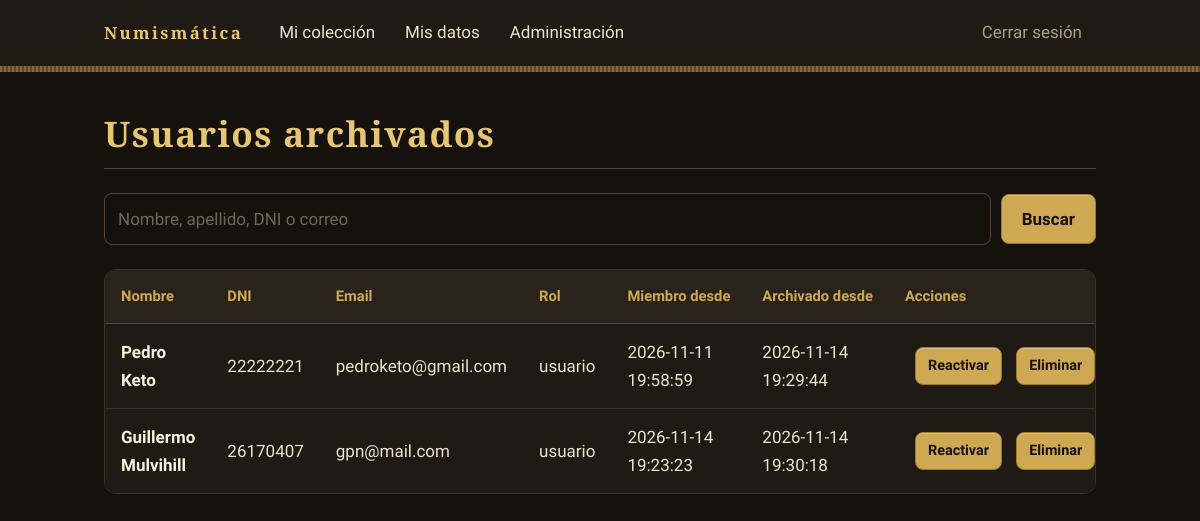
Screenshot of /usuarios_archivados.php (signed in) with the database file from the repository.
### tables this page shows
CREATE TABLE `usuarios` (
  `id` int(10) UNSIGNED NOT NULL,
  `nombre` varchar(80) NOT NULL,
  `apellido` varchar(80) NOT NULL,
  `dni` varchar(20) NOT NULL,
  `email` varchar(254) NOT NULL,
  `password` varchar(255) NOT NULL,
  `rol` varchar(20) NOT NULL DEFAULT 'usuario',
  `fecha_creacion` datetime NOT NULL DEFAULT current_timestamp(),
  `fecha_archivado` datetime DEFAULT NULL
);

### funciones.php (called while the page is built)
<?php
function escapar(string $valor): string {
return htmlspecialchars($valor, ENT_QUOTES, 'UTF-8');
}

### usuarios_archivados.php (the view, shortened to what this page needs)
<?php
require_once __DIR__. "/conexion.php";
require_once __DIR__. "/funciones.php";
$usuarios = [];
$buscar = trim($_GET['buscar'] ?? '');
$parametros = [];
try {
    $sql = 'SELECT id, nombre, apellido, dni, email, rol, fecha_creacion, fecha_archivado FROM usuarios WHERE fecha_archivado is not NULL';
    $sql .= ' ORDER BY apellido, nombre';
$stmt = $conexionbd->prepare($sql);
$stmt->execute($parametros);
$usuarios = $stmt->fetchAll();
}catch (PDOException $e){
    error_log($e->getMessage());
    $error = 'No se pudo cargar el listado de usuarios.';
}
?>
<!DOCTYPE html>
<html lang="es">
<head>
    <link rel="stylesheet" href="style.css">
</head>
<body>
    <nav>
        <ul>
            <li><a href="panel.php">Mi colección</a></li>
            <li><a href="mis_datos.php">Mis datos</a></li>
            <?php if ($_SESSION['usuario_rol'] === 'admin'): ?>
                <li><a href="admin_usuarios.php">Administración</a></li>
            <?php endif; ?>
            <li><a href="logout.php">Cerrar sesión</a></li>
        </ul>
    </nav>
<main>
    <h1>Usuarios archivados</h1>
    <form method="GET" action="usuarios_archivados.php" class="buscador">
    <input type="search" name="buscar" maxlength="100" placeholder="Nombre, apellido, DNI o correo" value="<?= escapar($buscar) ?>">
    <button type="submit">Buscar</button>
    </form>
    <?php if (empty($usuarios)): ?>
        <p>No se encontraron usuarios para: "<?= escapar($buscar) ?>"</p>
    <?php else: ?>
    <div class="table-scroll">
        <table class="table">
            <thead>
            <tr>
                <th>Nombre</th>
                <th>DNI</th>
                <th>Email</th>
                <th>Rol</th>
                <th>Miembro desde</th>
                <th>Archivado desde</th>
                <th>Acciones</th>
            </tr>
            </thead>
            <tbody>
            <?php foreach ($usuarios as $user): ?>
            <tr>
                <td><?= escapar($user['nombre']), " ", escapar($user['apellido']) ?></td>
                <td><?= escapar($user['dni']) ?></td>
                <td><?= escapar($user['email']) ?></td>
                <td><?= escapar($user['rol']) ?></td>
                <td><?= escapar($user['fecha_creacion']) ?></td>
                <td><?= escapar($user['fecha_archivado']) ?></td>
                <td>
                    <form method="POST" action="usuarios_reactivar.php" onsubmit="return confirm('Reactivar este usuario?');" class="peligro">
                        <button type="submit">Reactivar</button>
                    </form>
                    <form method="POST" action="usuarios_eliminar.php" onsubmit="return confirm('Eliminar este usuario permanentemente?');" class="peligro">
                        <button type="submit">Eliminar</button>
                    </form>
                </td>
            </tr>
            <?php endforeach; ?>
            </tbody>
        </table>
    </div>
    <?php endif; ?>
</main>
</body>
</html>

### style.css (style rules this page uses)
:root { color-scheme: dark; --fondo: #15120e; --superficie: #1f1a14; --superficie-2: #2a231b; --borde: #3a3126; --borde-fuerte: #54463a; --texto: #ece3d0; --texto-fuerte: #f8f1df; --texto-suave: #a99f8b; --oro: #cfa853; --oro-claro: #e6c675; --oro-oscuro: #9c7a2e; --plata: #c2c6c9; --bronce: #8c6a3b; --bronce-oscuro: #5e4727; --verdin: #5fb5a0; --error: #e07a6e; --f-titulo: "Cinzel", "Trajan Pro", Georgia, "Times New Roman", serif; --f-texto: "Source Sans 3", system-ui, "Segoe UI", sans-serif; --canto: repeating-linear-gradient(90deg, var(--bronce) 0 2px, var(--bronce-oscuro) 2px 4px); }
*, *::before, *::after { box-sizing: border-box; }
html { -webkit-text-size-adjust: 100%; }
body { margin: 0; min-height: 100vh; background: var(--fondo); color: var(--texto); font-family: var(--f-texto); font-size: 1.0625rem; line-height: 1.65; }
main { max-width: 1040px; margin: 0 auto; padding: 40px 24px 72px; }
h1, h2, h3 { margin: 0 0 0.6em; font-family: var(--f-titulo); font-weight: 600; line-height: 1.2; letter-spacing: 0.04em; color: var(--oro-claro); }
h1 { margin-bottom: 24px; padding-bottom: 14px; font-size: clamp(1.6rem, 1.2rem + 1.6vw, 2.2rem); border-bottom: 1px solid var(--borde-fuerte); }
a { color: var(--oro); text-decoration-thickness: 1px; text-underline-offset: 3px; }
nav { background: var(--superficie); }
nav::after { content: ""; display: block; height: 6px; background: var(--canto); }
nav ul { max-width: 1040px; margin: 0 auto; padding: 0 24px; list-style: none; display: flex; flex-wrap: wrap; align-items: center; gap: 2px; }
nav ul::before { content: "Numismática"; margin-right: 20px; padding: 16px 0; font-family: var(--f-titulo); font-weight: 600; font-size: 1.05rem; letter-spacing: 0.14em; color: var(--oro-claro); }
nav a { display: block; padding: 18px 14px; color: var(--texto); text-decoration: none; border-bottom: 2px solid transparent; transition: color 0.15s, border-color 0.15s; }
nav li:last-child { margin-left: auto; }
nav li:last-child a { color: var(--texto-suave); }
input, select, textarea { width: 100%; padding: 11px 13px; background: var(--fondo); color: var(--texto); border: 1px solid var(--borde-fuerte); border-radius: 8px; font: inherit; transition: border-color 0.15s, box-shadow 0.15s; }
input::placeholder, textarea::placeholder { color: #6f6656; }
.buscador { display: flex; flex-wrap: wrap; align-items: center; gap: 10px; margin: 20px 0 24px; }
.buscador input { flex: 1; width: auto; min-width: 200px; }
button { padding: 10px 20px; background: var(--oro); color: var(--fondo); border: 1px solid var(--oro-oscuro); border-radius: 8px; font: inherit; font-weight: 600; cursor: pointer; box-shadow: inset 0 1px 0 rgba(255, 255, 255, 0.28); transition: background 0.15s, transform 0.05s; }
.table-scroll, .tabla-scroll { margin-top: 8px; overflow-x: auto; background: var(--superficie); border: 1px solid var(--borde); border-radius: 12px; }
.table, .tabla { width: 100%; min-width: 640px; border-collapse: collapse; font-variant-numeric: tabular-nums; }
.table th, .tabla th { padding: 14px 16px; text-align: left; white-space: nowrap; font-size: 0.92rem; font-weight: 600; color: var(--oro); background: var(--superficie-2); border-bottom: 1px solid var(--borde-fuerte); }
.table td, .tabla td { padding: 14px 16px; vertical-align: middle; border-top: 1px solid var(--borde); }
.table tbody tr:first-child td, .tabla tbody tr:first-child td { border-top: 0; }
.table td:first-child, .tabla td:first-child { font-weight: 600; color: var(--texto-fuerte); }
.table td:last-child, .tabla td:last-child { white-space: nowrap; }
.table form, .tabla form { display: inline-block; margin-left: 10px; }
.table button, .tabla button { padding: 6px 12px; font-size: 0.9rem; }

### rows the page displays
usuarios: nombre "Pedro", apellido "Keto", dni "22222221", email "pedroketo@gmail.com", rol "usuario", fecha_creacion "2026-11-11 19:58:59", fecha_archivado "2026-11-14 19:29:44"
usuarios: nombre "Guillermo", apellido "Mulvihill", dni "26170407", email "gpn@mail.com", rol "usuario", fecha_creacion "2026-11-14 19:23:23", fecha_archivado "2026-11-14 19:30:18"
